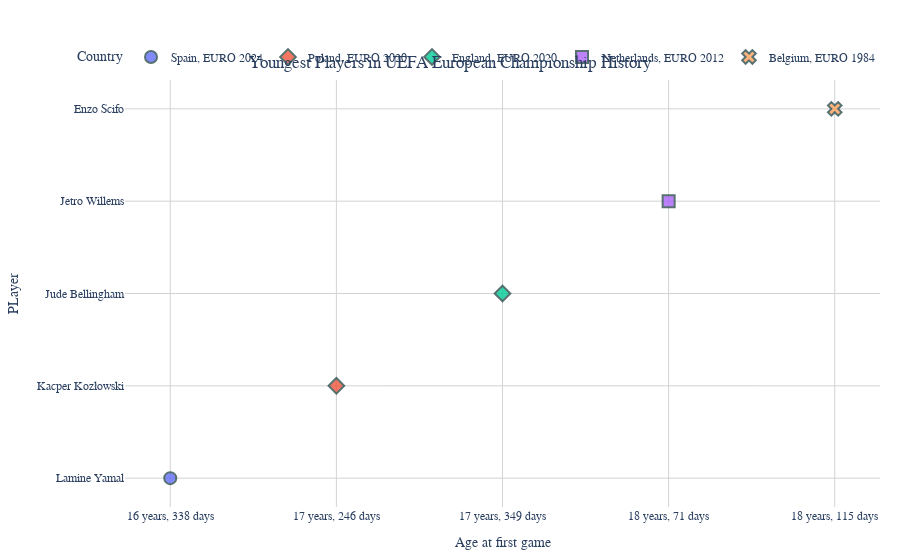

Write notebook code for a chart like this one.
### Code cell
# create a scatter plot using plotly
fig = px.scatter(
    youngest_players,
    x='Age at first game',
    y='Player',
    color='Country',
    symbol='Tournament',
    title='Youngest players in UEFA Europian Championship History',
    labels={'Age at first game': 'Age at First Game', 'Player': 'Player'},
)
# Add hover information
fig.update_traces(
    marker=dict(size=12, opacity=0.8, line=dict(width=2, color='DarkSlateGrey')),
    hovertemplate='<b>%{y}</b><br>Country: %{marker.color}<br>Age: %{x}<br>Tournament: %{marker.symbol}<extra></extra>'
)
# update layout
fig.update_layout(
    title={
        'text': 'Youngest Players in UEFA European Championship History',
        'y':0.9,
        'x':0.5,
        'xanchor': 'center',
        'yanchor': 'top'
    },
    xaxis_title='Age at first game',
    yaxis_title='PLayer',
    font=dict(family='Arial',size=12),
    plot_bgcolor='white',
    margin=dict(l=100,r=20,t=80,b=20),
    legend=dict(
        title='Country',
        orientation='h',
        yanchor='bottom',
        y=1.02,
        xanchor='right',
        x=1,
    ),
    xaxis=dict(
        showgrid=True,
        gridcolor='LightGray',
        zeroline=True,
        zerolinecolor='LightGray'
    ),
    yaxis=dict(
        showgrid=True,
        gridcolor='LightGray'
    )
)
# show plot
fig.show()

### Figure 1 — Plotly figure (JSON) as saved in the notebook; plotly's stock layout.template omitted (floating-point values rounded to 4 significant figures)
{"data": [{"hovertemplate": "<b>%{y}</b><br>Country: %{marker.color}<br>Age: %{x}<br>Tournament: %{marker.symbol}<extra></extra>", "legendgroup": "Spain, EURO 2024", "marker": {"color": "#636efa", "line": {"color": "DarkSlateGrey", "width": 2}, "opacity": 0.8, "size": 12, "symbol": "circle"}, "mode": "markers", "name": "Spain, EURO 2024", "orientation": "v", "showlegend": true, "type": "scatter", "x": ["16 years, 338 days"], "xaxis": "x", "y": ["Lamine Yamal"], "yaxis": "y"}, {"hovertemplate": "<b>%{y}</b><br>Country: %{marker.color}<br>Age: %{x}<br>Tournament: %{marker.symbol}<extra></extra>", "legendgroup": "Poland, EURO 2020", "marker": {"color": "#EF553B", "line": {"color": "DarkSlateGrey", "width": 2}, "opacity": 0.8, "size": 12, "symbol": "diamond"}, "mode": "markers", "name": "Poland, EURO 2020", "orientation": "v", "showlegend": true, "type": "scatter", "x": ["17 years, 246 days"], "xaxis": "x", "y": ["Kacper Kozłowski"], "yaxis": "y"}, {"hovertemplate": "<b>%{y}</b><br>Country: %{marker.color}<br>Age: %{x}<br>Tournament: %{marker.symbol}<extra></extra>", "legendgroup": "England, EURO 2020", "marker": {"color": "#00cc96", "line": {"color": "DarkSlateGrey", "width": 2}, "opacity": 0.8, "size": 12, "symbol": "diamond"}, "mode": "markers", "name": "England, EURO 2020", "orientation": "v", "showlegend": true, "type": "scatter", "x": ["17 years, 349 days"], "xaxis": "x", "y": ["Jude Bellingham"], "yaxis": "y"}, {"hovertemplate": "<b>%{y}</b><br>Country: %{marker.color}<br>Age: %{x}<br>Tournament: %{marker.symbol}<extra></extra>", "legendgroup": "Netherlands, EURO 2012", "marker": {"color": "#ab63fa", "line": {"color": "DarkSlateGrey", "width": 2}, "opacity": 0.8, "size": 12, "symbol": "square"}, "mode": "markers", "name": "Netherlands, EURO 2012", "orientation": "v", "showlegend": true, "type": "scatter", "x": ["18 years, 71 days"], "xaxis": "x", "y": ["Jetro Willems"], "yaxis": "y"}, {"hovertemplate": "<b>%{y}</b><br>Country: %{marker.color}<br>Age: %{x}<br>Tournament: %{marker.symbol}<extra></extra>", "legendgroup": "Belgium, EURO 1984", "marker": {"color": "#FFA15A", "line": {"color": "DarkSlateGrey", "width": 2}, "opacity": 0.8, "size": 12, "symbol": "x"}, "mode": "markers", "name": "Belgium, EURO 1984", "orientation": "v", "showlegend": true, "type": "scatter", "x": ["18 years, 115 days"], "xaxis": "x", "y": ["Enzo Scifo"], "yaxis": "y"}], "layout": {"autosize": true, "font": {"family": "Arial", "size": 12}, "legend": {"orientation": "h", "title": {"text": "Country"}, "tracegroupgap": 0, "x": 1, "xanchor": "right", "y": 1.02, "yanchor": "bottom"}, "margin": {"b": 20, "l": 100, "r": 20, "t": 80}, "plot_bgcolor": "white", "title": {"text": "Youngest Players in UEFA European Championship History", "x": 0.5, "xanchor": "center", "y": 0.9, "yanchor": "top"}, "xaxis": {"anchor": "y", "autorange": true, "domain": [0, 1], "gridcolor": "LightGray", "range": [-0.2619, 4.262], "showgrid": true, "title": {"text": "Age at first game"}, "type": "category", "zeroline": true, "zerolinecolor": "LightGray"}, "yaxis": {"anchor": "x", "autorange": true, "domain": [0, 1], "gridcolor": "LightGray", "range": [-0.3983, 4.398], "showgrid": true, "title": {"text": "PLayer"}, "type": "category"}}}
